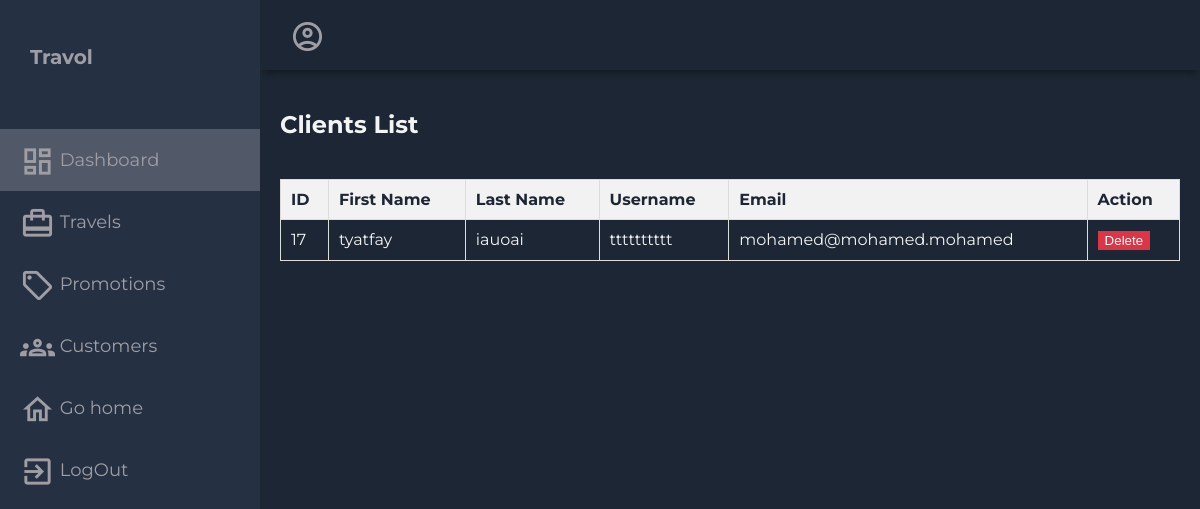
The page /clients/ on the database as committed earlier.
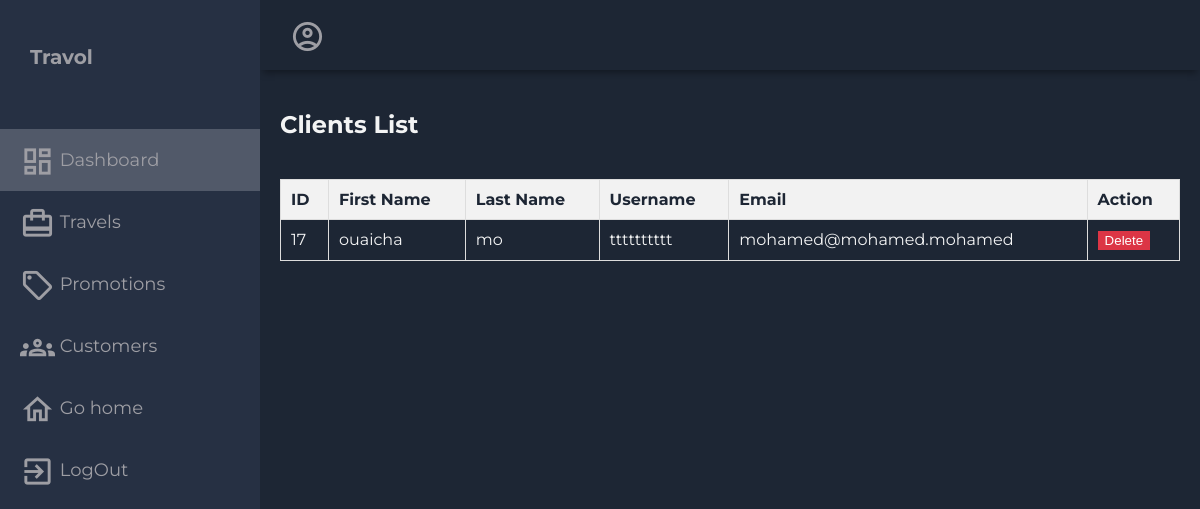
The same page on the database as committed later.
### myfirstapp/models.py (models this page shows, shortened)
class CustomUser(AbstractUser):
    email = models.EmailField(unique=True)
    password = models.CharField(max_length=128)  # Use a more secure method for storing passwords
    birth_date = models.DateField(null=True, blank=True)
    first_name = models.CharField(max_length=30)
    last_name = models.CharField(max_length=30)
    groups = models.ManyToManyField(
        "auth.Group",
        related_name="customuser_set",
        blank=True,
        help_text="The groups this user belongs to. A user will get all permissions granted to each of their groups.",
        verbose_name="groups",
    )
    user_permissions = models.ManyToManyField(
        "auth.Permission",
        related_name="customuser_set",
        blank=True,
        help_text="Specific permissions for this user.",
        verbose_name="user permissions",
    )

### myfirstapp/views.py (the view)
# urls.py: path('clients/', client_list, name='client_list'),
def client_list(request):
    users = get_user_model().objects.filter(is_superuser=False)
    username = request.user.username
    context = {
        'username': username,
        'user_list': users,
    }
    return render(request, 'myfirstapp/Clients.html', context)

### myfirstapp/templates/myfirstapp/Clients.html (shortened to what this page needs)
{% load static %}
<!DOCTYPE html>
<html lang="en">
<head>
  <link rel="stylesheet" href="{% static 'css/dashboard.css' %}">
</head>
<body>
  <div class="grid-container">
    <header class="header">
      <div class="header-right">
        <span class="material-icons-outlined">account_circle</span>
      </div>
    </header>
    <aside id="sidebar">
      <div class="sidebar-title">
        <div class="sidebar-brand">
          Travol
        </div>
      </div>
      <ul class="sidebar-list">
        <li class="sidebar-list-item" id="aa">
          <a href="{% url 'administrator_dashboard' %}">
            <span class="material-icons-outlined">dashboard</span> Dashboard
          </a>
        </li>
        <li class="sidebar-list-item">
          <a href="{% url 'list_travels'%}">
            <span class="material-icons-outlined">card_travel</span> Travels
          </a>
        </li>
        <li class="sidebar-list-item">
          <a href="{% url 'add_promotion' %}">
            <span class="material-icons-outlined">local_offer</span> Promotions
          </a>
        </li>
        <li class="sidebar-list-item">
          <a href="{% url 'client_list' %}">
            <span class="material-icons-outlined">groups</span> Customers
          </a>
        </li>
        <li class="sidebar-list-item">
          <a href="{% url 'home_page' %}">
            <span class="material-icons-outlined">home</span> Go home
          </a>
        </li>
        <li class="sidebar-list-item">
          <a href="{% url 'logout_view' %}">
            <span class="material-icons-outlined">exit_to_app</span> LogOut
          </a>
        </li>
      </ul>
    </aside>
    {% block content %}
    <div class="main-container">
      <div class="main-title">
        <h2>Clients List</h2>
      </div>
      <div class="customer-list">
        <table class="table">
          <thead>
            <tr>
              <th>ID</th>
              <th>First Name</th>
              <th>Last Name</th>
              <th>Username</th>
              <th>Email</th>
              <th>Action</th>
            </tr>
          </thead>
          <tbody>
            {% for user in user_list %}
            <tr>
              <td>{{ user.id }}</td>
              <td>{{ user.first_name }}</td>
              <td>{{ user.last_name }}</td>
              <td>{{ user.username }}</td>
              <td>{{ user.email }}</td>
              <td>
                <form action="{% url 'delete_client' user.id %}" method="POST">
                  <button type="submit" class="btn btn-danger">Delete</button>
                </form>
              </td>
            </tr>
            {% endfor %}
          </tbody>
        </table>
      </div>
    </div>
    {% endblock %}
  </div>
</body>
</html>

Rows that differ between the two databases and show on the page:
changed CustomUser "tttttttttt": first_name "tyatfay" → "ouaicha"; last_name "iauoai" → "mo"
